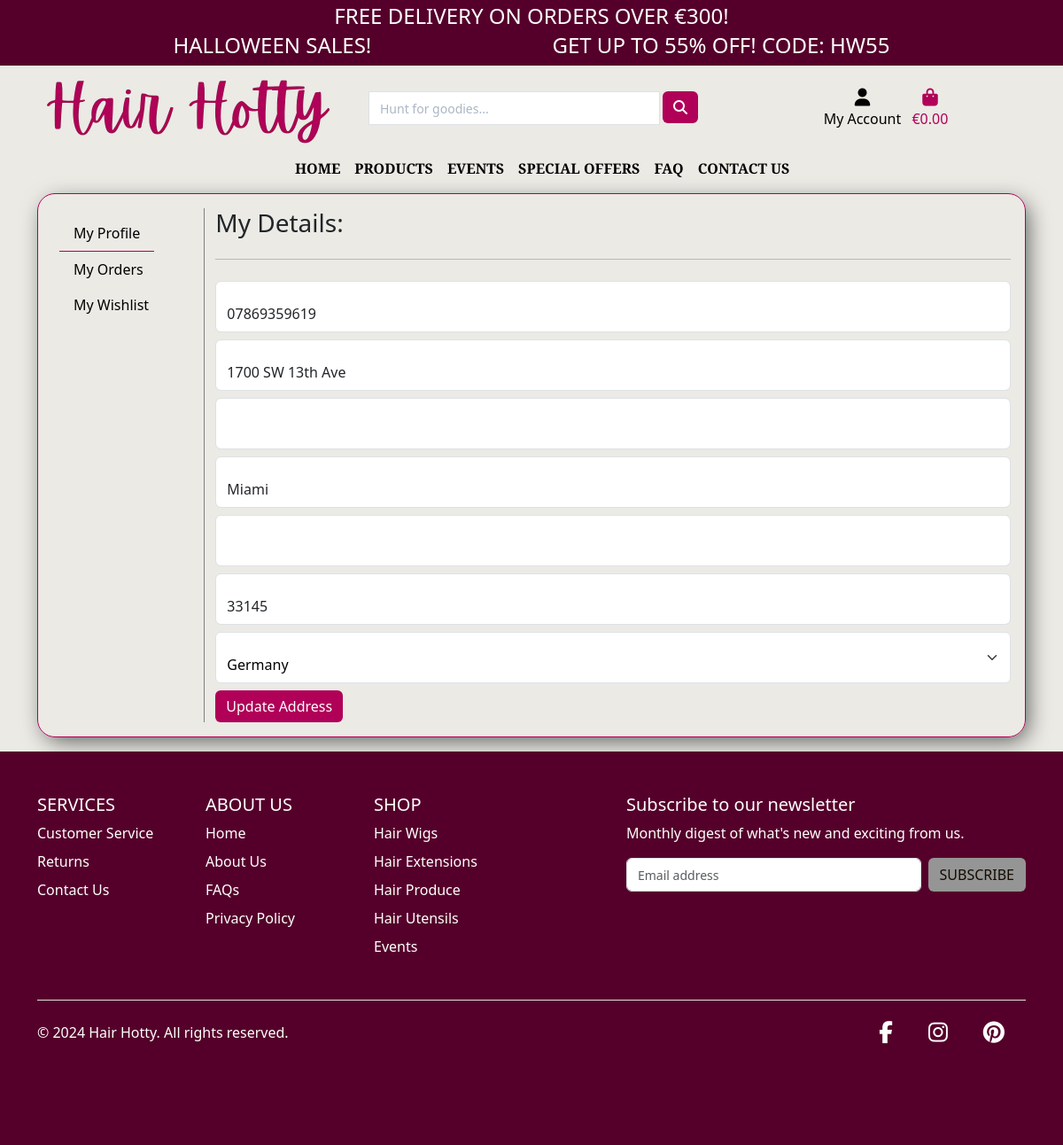
Before: /profile/ (signed in) with the older database file.
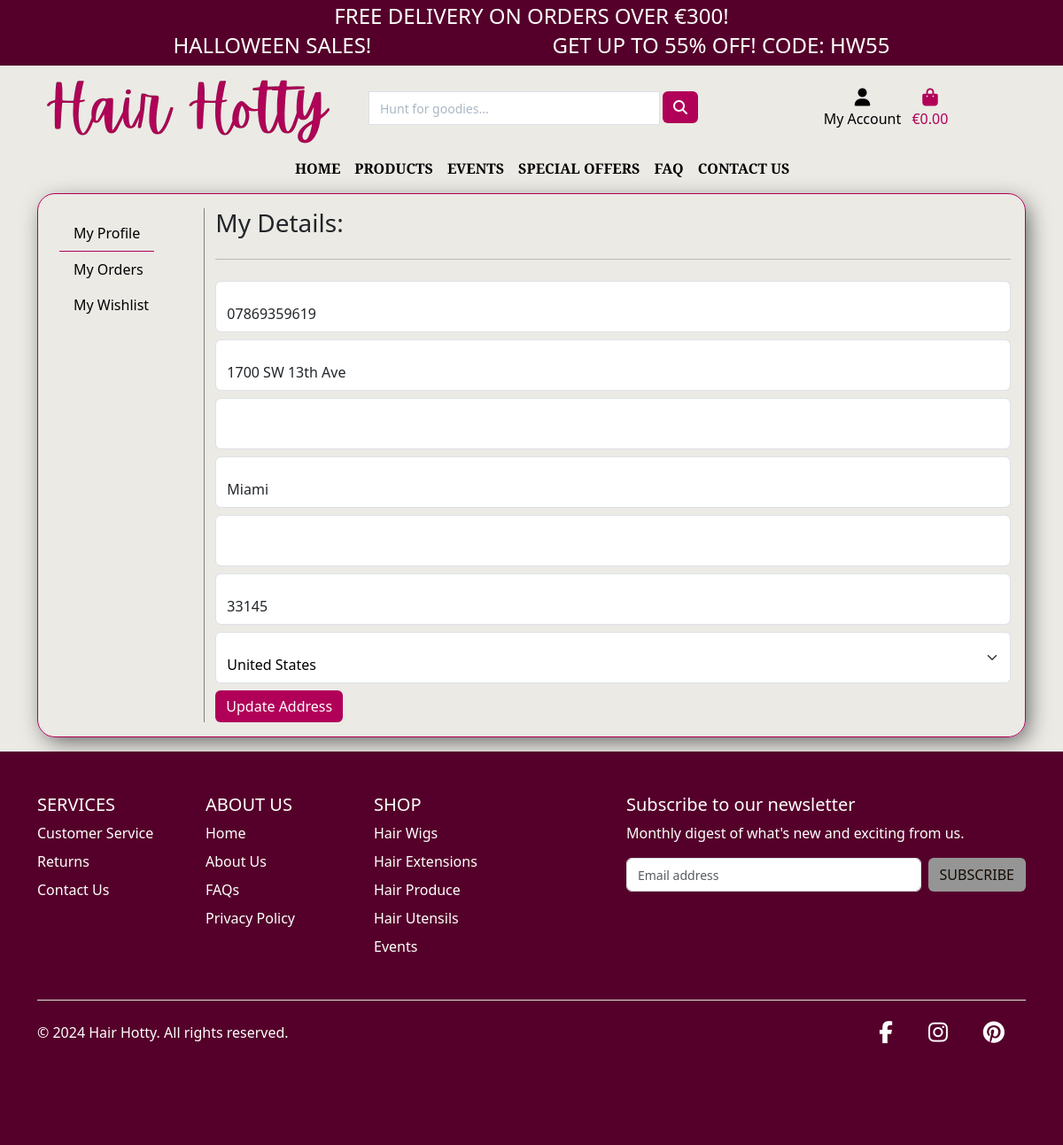
After: the same page with the newer database file.
### profiles/models.py (models this page shows, shortened)
class UserProfile(models.Model):
    user = models.OneToOneField(User, on_delete=models.CASCADE)
    default_phone_number = models.CharField(max_length=20, null=True, blank=True)
    default_street_address1 = models.CharField(max_length=80, null=True, blank=True)
    default_street_address2 = models.CharField(max_length=80, null=True, blank=True)
    default_town_or_city = models.CharField(max_length=40, null=True, blank=True)
    default_county = models.CharField(max_length=80, null=True, blank=True)
    default_postcode = models.CharField(max_length=20, null=True, blank=True)
    default_country = CountryField(blank_label='Country *', null=True, blank=True)

### profiles/views.py (the view)
# urls.py: path('profile/', include('profiles.urls')),
@login_required
def profile(request):
    profile = get_object_or_404(UserProfile, user=request.user)
    if request.method == 'POST':
        form = UserProfileForm(request.POST, instance=profile)
        if form.is_valid():
            form.save()
            messages.success(request, 'Profile updated successfully')
        else:
            messages.error(request, 'Update failed. Please ensure the form is valid.')
    else:
        form = UserProfileForm(instance=profile)
    orders = profile.orders.all()
    template = 'profiles/profile.html'
    context = {
        'form': form,
        'orders': orders,
        'on_profile_page': True,
        'profile_id': profile.id,
    }
    return render(request, template, context)

### profiles/forms.py
class UserProfileForm(forms.ModelForm):
    class Meta:
        model = UserProfile
        exclude = ('user',)
    def __init__(self, *args, **kwargs):
        super().__init__(*args, **kwargs)
        placeholders = {
            'default_phone_number': 'Phone Number',
            'default_postcode': 'Postal Code',
            'default_town_or_city': 'Town or City',
            'default_street_address1': 'Street Address 1',
            'default_street_address2': 'Street Address 2',
            'default_county': 'County, State or Locality',
        }
        self.fields['default_phone_number'].widget.attrs['autofocus'] = True
        for field in self.fields:
            if field != 'default_country':
                if self.fields[field].required:
                    placeholder = f'{placeholders[field]} *'
                else:
                    placeholder = placeholders[field]
                self.fields[field].widget.attrs['placeholder'] = placeholder
            self.fields[field].widget.attrs['class'] = 'border-black rounded-0 profile-form-input'
            self.fields[field].label = False

### profiles/templates/profiles/profile.html (shortened to what this page needs)
{% extends 'base.html' %}
{% load widget_tweaks %}
{% load static %}
{% block content %}
<section class="profile mb-3">
    <div class="container">
        <div class="row">
            <div class="col-12">
                <div class="custom-border p-3">
                    <div class="row">
                        {% include 'profiles/components/sidebar.html' %}
                        <div class="col-12 col-lg-10 mt-4 mt-lg-0 d-flex flex-column justify-content-center">
                            <h4 class="text-start fs-3 fw-4">My Details:</h4>
                            <hr>
                            <form class="checkout-form mt-2" id="checkout-form" method="POST" action="{% url 'profile' %}">
                                <div class="form-floating mb-2">
                                    {% render_field form.default_phone_number|add_required_class:"is-required"|attr:"pattern:^(?:\+?\d{1,4}|\d{1,4}00)(\d{9})$"|attr:"title:'Please enter a valid phone number'" class="form-control" placeholder=form.default_phone_number.label %}
                                </div>
                                <div class="form-floating mb-2">
                                    {% render_field form.default_street_address1|add_required_class:"is-required" class="form-control" placeholder=form.default_street_address1.label %}
                                </div>
                                <div class="form-floating mb-2">
                                    {% render_field form.default_street_address2 class="form-control" placeholder=form.default_street_address2.label %}
                                </div>
                                <div class="form-floating mb-2">
                                    {% render_field form.default_town_or_city|add_required_class:"is-required" class="form-control" placeholder=form.default_town_or_city.label %}
                                </div>
                                <div class="form-floating mb-2">
                                    {% render_field form.default_county class="form-control" placeholder=form.default_county.label %}
                                </div>
                                <div class="form-floating mb-2">
                                    {% render_field form.default_postcode class="form-control" placeholder=form.default_postcode.label %}
                                </div>
                                <div class="form-floating mb-2">
                                    {% render_field form.default_country|add_required_class:"is-required" class="form-select" %}
                                </div>
                                <button class="btn btn-cordovan">Update Address</button>
                            </form>
                        </div>
                    </div>
                </div>
            </div>
        </div>
    </div>
</section>
{% endblock content %}

Changed rows visible on the page:
changed UserProfile "1700 SW 13th Ave": default_country "Germany" → "United States"
